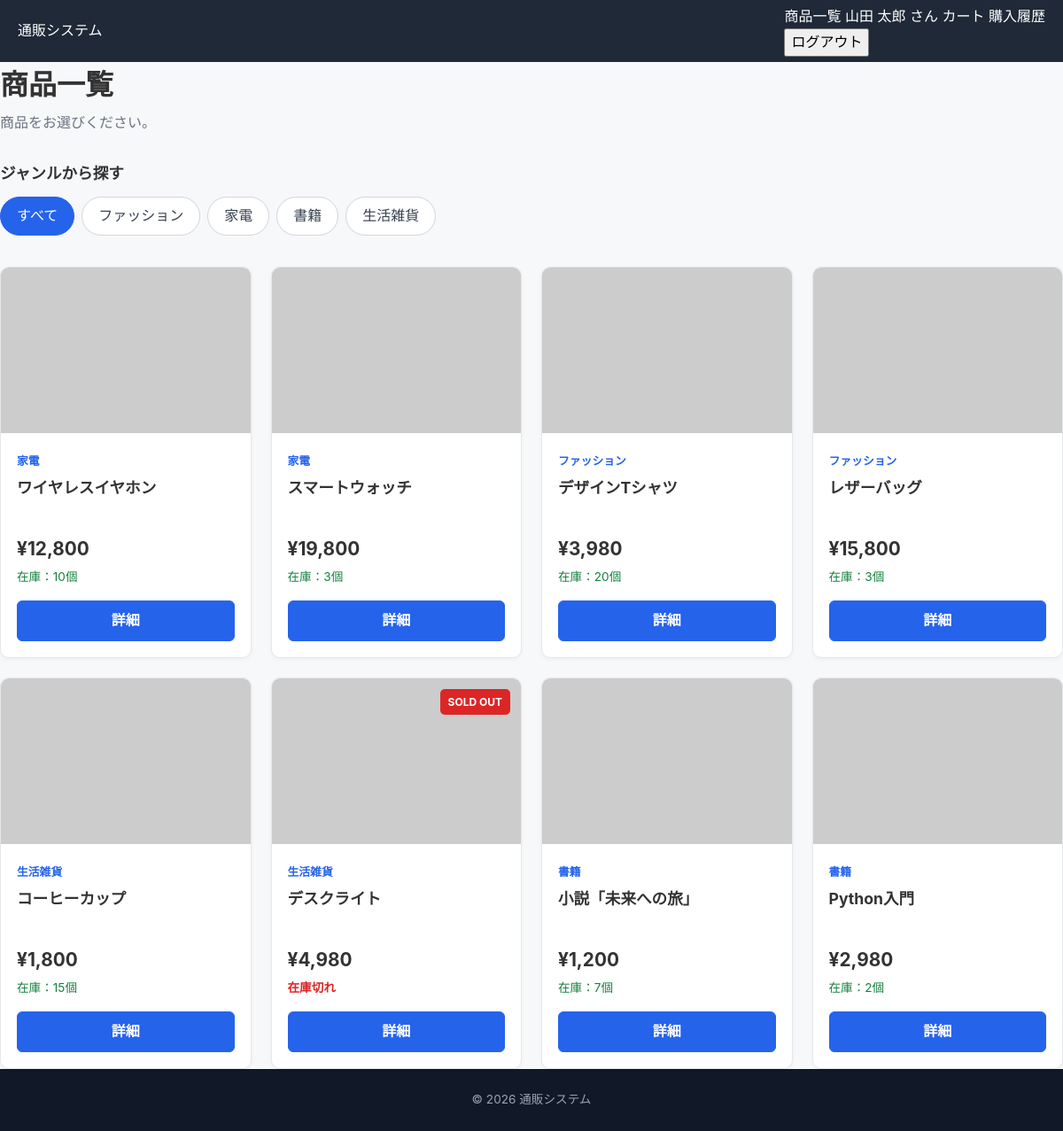
The page / (signed in) on the database its author committed.
### tables this page shows
CREATE TABLE users (
            id INTEGER PRIMARY KEY AUTOINCREMENT,
            email TEXT NOT NULL UNIQUE,
            password TEXT NOT NULL,
            account_name TEXT NOT NULL
        );

CREATE TABLE products (
            id INTEGER PRIMARY KEY AUTOINCREMENT,
            name TEXT NOT NULL,
            price INTEGER NOT NULL,
            genre TEXT NOT NULL,
            stock INTEGER NOT NULL DEFAULT 0,
            image_url TEXT,
            description TEXT NOT NULL
        );

### app.py (the view)
@app.route("/")
def index():
    db = get_db()
    genre = request.args.get("genre", "").strip()
    if genre:
        products = db.execute(
            """
            SELECT *
            FROM products
            WHERE genre = ?
            ORDER BY id
            """,
            (genre,),
        ).fetchall()
    else:
        products = db.execute(
            """
            SELECT *
            FROM products
            ORDER BY id
            """
        ).fetchall()
    genres = db.execute(
        """
        SELECT DISTINCT genre
        FROM products
        ORDER BY genre
        """
    ).fetchall()
    return render_template(
        "index.html",
        products=products,
        genres=genres,
        selected_genre=genre,
    )

### app.py (called while the page is built)
def get_db():
    if "db" not in g:
        g.db = sqlite3.connect(DATABASE)
        g.db.row_factory = sqlite3.Row
    return g.db

@app.context_processor
def inject_current_user():
    user = None
    if "user_id" in session:
        db = get_db()
        user = db.execute(
            """
            SELECT id, email, account_name
            FROM users
            WHERE id = ?
            """,
            (session["user_id"],),
        ).fetchone()
    return {
        "current_user": user
    }

### templates/index.html (shortened to what this page needs)
{% extends "base.html" %}
{% block content %}
<section class="page-header">
    <div>
        <h1>商品一覧</h1>
        {% if selected_genre %}
            <p>
                「{{ selected_genre }}」の商品を表示しています。
            </p>
        {% else %}
            <p>
                商品をお選びください。
            </p>
        {% endif %}
    </div>
</section>
<section class="genre-filter">
    <h2>ジャンルから探す</h2>
    <div class="genre-buttons">
        <a
            href="{{ url_for('index') }}"
            class="genre-button {% if not selected_genre %}active{% endif %}"
        >
            すべて
        </a>
        {% for genre in genres %}
            <a
                href="{{ url_for('index', genre=genre['genre']) }}"
                class="genre-button {% if selected_genre == genre['genre'] %}active{% endif %}"
            >
                {{ genre["genre"] }}
            </a>
        {% endfor %}
    </div>
</section>
<section class="products-section">
    {% if products %}
        <div class="product-grid">
            {% for product in products %}
                <article class="product-card">
                    <div class="product-image-wrapper">
                        <img
                            src="{{ product['image_url'] }}"
                            alt="{{ product['name'] }}"
                            class="product-image"
                        >
                        {% if product["stock"] == 0 %}
                            <span class="sold-out">
                                SOLD OUT
                            </span>
                        {% endif %}
                    </div>
                    <div class="product-content">
                        <span class="product-genre">
                            {{ product["genre"] }}
                        </span>
                        <h2 class="product-name">
                            {{ product["name"] }}
                        </h2>
                        <p class="product-price">
                            ¥{{ "{:,}".format(product["price"]) }}
                        </p>
                        {% if product["stock"] > 0 %}
                            <p class="stock in-stock">
                                在庫：{{ product["stock"] }}個
                            </p>
                        {% else %}
                            <p class="stock out-of-stock">
                                在庫切れ
                            </p>
                        {% endif %}
                        <a
                            href="{{ url_for(
                                'product_detail',
                                product_id=product['id']
                            ) }}"
                            class="primary-button detail-button"
                        >
                            詳細
                        </a>
                    </div>
                </article>
            {% endfor %}
        </div>
    {% endif %}
</section>
{% endblock %}

### templates/base.html (shortened to what this page needs)
<!DOCTYPE html> <html lang="ja"> <head>
<link
    rel="stylesheet"
    href="{{ url_for('static', filename='css/style.css') }}"
>
</head> <body>
<header class="site-header">
    <div class="header-inner">
        <a
            href="{{ url_for('index') }}"
            class="site-logo"
        >
            通販システム
        </a>
        <nav class="main-nav">
            <a
                href="{{ url_for('index') }}"
                class="nav-link"
            >
                商品一覧
            </a>
        {% if current_user %}
            <span class="user-name">
                {{ current_user["account_name"] }} さん
            </span>
            <a
                href="{{ url_for('cart') }}"
                class="nav-link"
            >
                カート
            </a>
            <a
                href="{{ url_for('purchase_history') }}"
                class="nav-link"
            >
                購入履歴
            </a>
            <form
                action="{{ url_for('logout') }}"
                method="post"
                class="logout-form"
            >
                <button
                    type="submit"
                    class="nav-link logout-button"
                >
                    ログアウト
                </button>
            </form>
        {% endif %}
        </nav>
    </div>
</header>
<main class="main-content">
    {% block content %}{% endblock %}
</main>
<footer class="site-footer">
    <div class="footer-inner">
        <p>
            &copy; 2026 通販システム
        </p>
    </div>
</footer>
</body> </html>

### static/css/style.css (style rules this page uses)
* { box-sizing: border-box; }
html { font-size: 16px; }
body { margin: 0; padding: 0; font-family: -apple-system, BlinkMacSystemFont, "Segoe UI", "Hiragino Kaku Gothic ProN", "Hiragino Sans", "Yu Gothic", YuGothic, Meiryo, sans-serif; color: #333; background: #f7f8fa; line-height: 1.6; }
a { color: inherit; text-decoration: none; }
button, input { font: inherit; }
.site-header { background: #1f2937; color: #fff; position: sticky; top: 0; z-index: 100; }
.header-inner { max-width: 1200px; margin: 0 auto; min-height: 70px; padding: 0 20px; display: flex; align-items: center; justify-content: space-between; gap: 20px; }
.logout-form { margin: 0; }
.page-header { margin-bottom: 30px; }
.page-header h1 { margin: 0 0 5px; font-size: 2rem; }
.page-header p { margin: 0; color: #6b7280; }
.genre-filter { margin-bottom: 35px; }
.genre-filter h2 { font-size: 1.1rem; margin: 0 0 12px; }
.genre-buttons { display: flex; flex-wrap: wrap; gap: 8px; }
.genre-button { display: inline-block; padding: 8px 18px; border: 1px solid #d1d5db; border-radius: 999px; background: #fff; color: #374151; transition: background 0.2s, color 0.2s, border-color 0.2s; }
.genre-button.active { border-color: #2563eb; background: #2563eb; color: #fff; }
.product-grid { display: grid; grid-template-columns: repeat(4, minmax(0, 1fr)); gap: 22px; }
.product-card { background: #fff; border: 1px solid #e5e7eb; border-radius: 10px; overflow: hidden; box-shadow: 0 2px 5px rgba(0, 0, 0, 0.04); transition: transform 0.2s, box-shadow 0.2s; }
.product-image-wrapper { position: relative; width: 100%; aspect-ratio: 3 / 2; overflow: hidden; background: #f3f4f6; }
.product-image { width: 100%; height: 100%; object-fit: cover; display: block; }
.sold-out { position: absolute; top: 12px; right: 12px; padding: 5px 9px; border-radius: 5px; background: #dc2626; color: #fff; font-size: 0.75rem; font-weight: bold; }
.product-content { padding: 18px; }
.product-genre { display: inline-block; margin-bottom: 5px; color: #2563eb; font-size: 0.8rem; font-weight: bold; }
.product-name { margin: 0 0 10px; font-size: 1.1rem; min-height: 3.2em; }
.product-price { margin: 0 0 5px; font-size: 1.3rem; font-weight: bold; }
.stock { margin: 0 0 15px; font-size: 0.85rem; }
.in-stock { color: #15803d; }
.out-of-stock { color: #dc2626; font-weight: bold; }
.primary-button, .secondary-button, .cart-button { display: inline-flex; align-items: center; justify-content: center; min-height: 44px; padding: 9px 20px; border-radius: 6px; font-weight: bold; cursor: pointer; transition: background 0.2s, border-color 0.2s, color 0.2s; }
.primary-button { border: 1px solid #2563eb; background: #2563eb; color: #fff; }
.detail-button { width: 100%; }
.site-footer { min-height: 70px; display: flex; align-items: center; justify-content: center; background: #111827; color: #9ca3af; font-size: 0.85rem; }
.site-footer p { margin: 0; }

### rows shown on the page
users: account_name "山田 太郎"
products: genre "家電", name "ワイヤレスイヤホン", price "12,800", stock "10"
products: genre "家電", name "スマートウォッチ", price "19,800", stock "3"
products: genre "ファッション", name "デザインTシャツ", price "3,980", stock "20"
products: genre "ファッション", name "レザーバッグ", price "15,800", stock "3"
products: genre "生活雑貨", name "コーヒーカップ", price "1,800", stock "15"
products: stock "SOLD OUT", genre "生活雑貨", name "デスクライト", price "4,980"
products: genre "書籍", name "小説「未来への旅」", price "1,200", stock "7"
products: genre "書籍", name "Python入門", price "2,980", stock "2"

### other values the page prints
{{ genre["genre"] }} "ファッション" "家電" "書籍" "生活雑貨"
